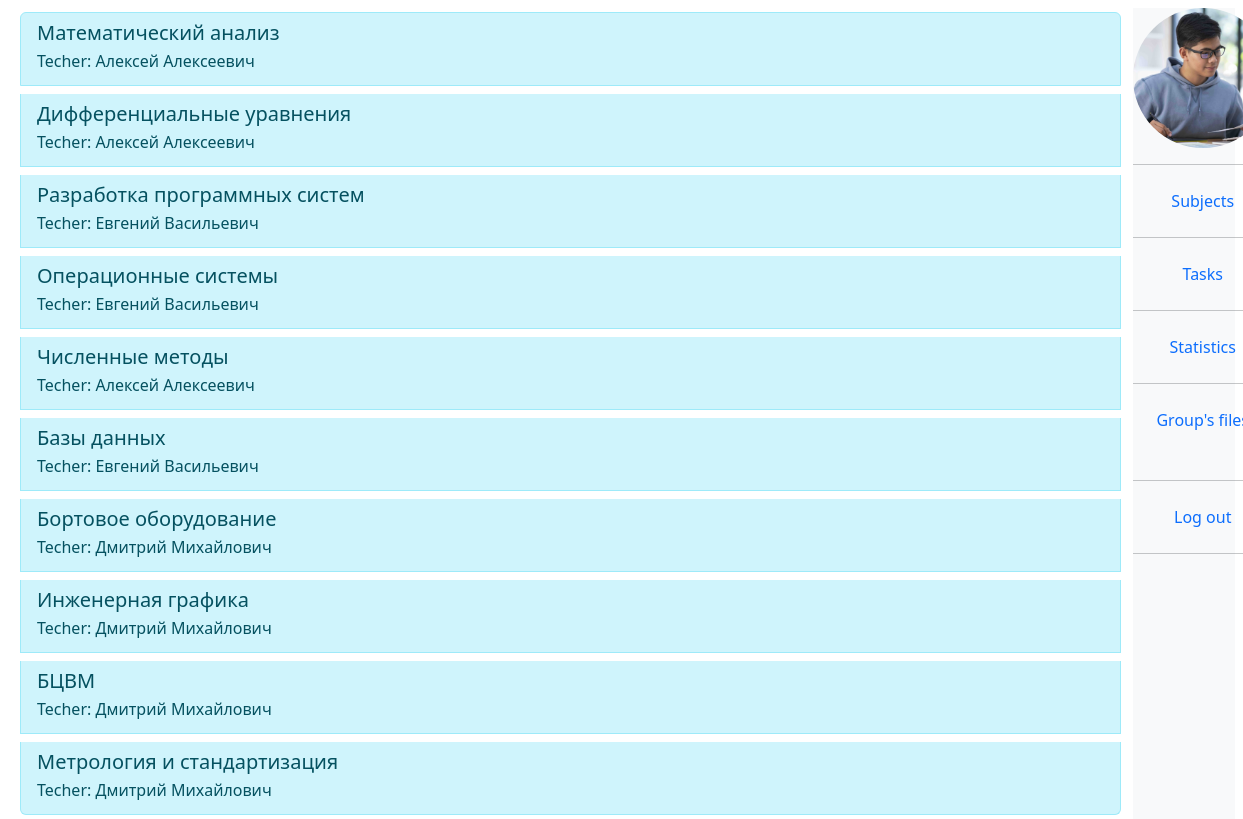
Before: /subjects/ (signed in) with the older database file.
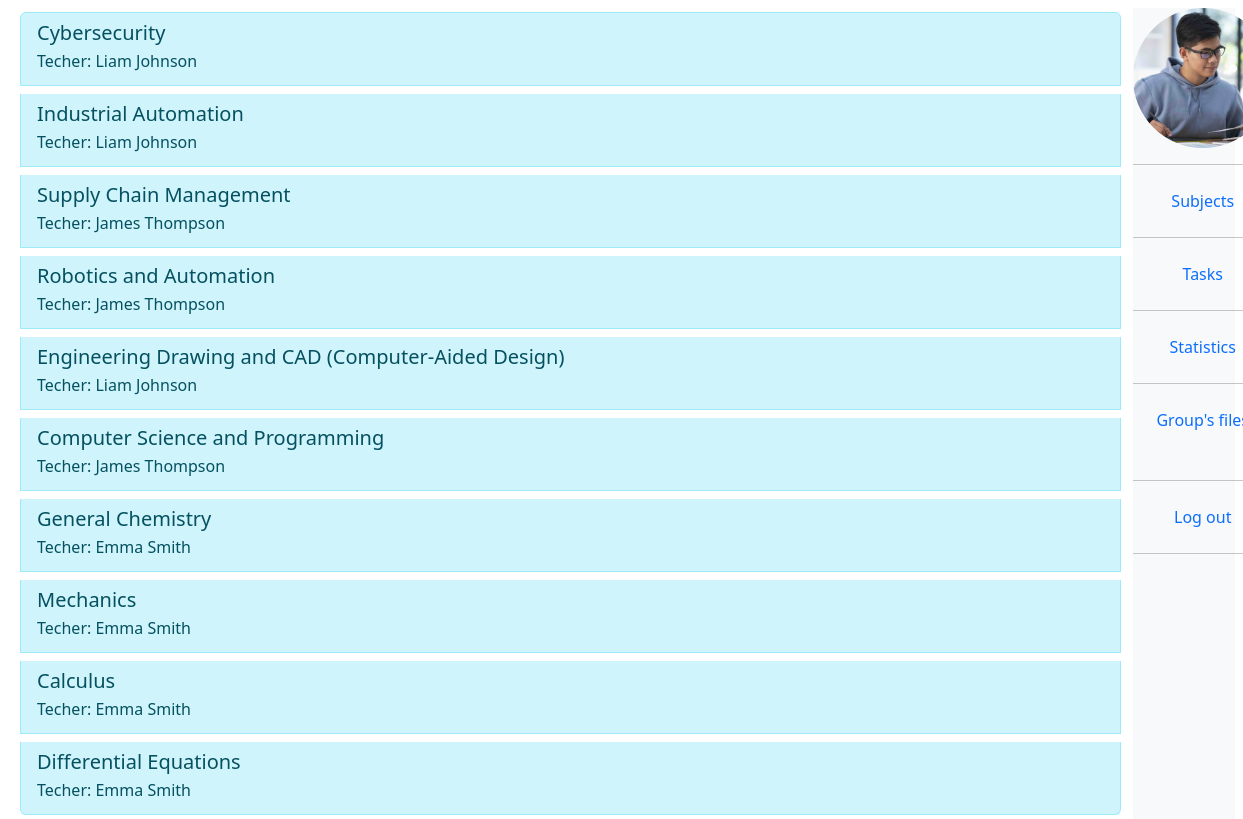
After: the same page with the newer database file.
### univ_app/models.py (models this page shows, shortened)
class Subject(models.Model):
    title = models.CharField(max_length=200, default="", blank=True)
    description = models.TextField(default="", blank=True)
    image = models.ImageField(
        upload_to="uploads/subjects/", blank=True, null=True, default="test.png"
    )
    teacher = models.ForeignKey(
        "Teacher", blank=True, null=True, on_delete=models.SET_NULL
    )
    st_group = models.ForeignKey(
        "StGroup", blank=True, null=True, on_delete=models.SET_NULL
    )
    def __str__(self):
        return self.title

class Teacher(models.Model):
    user = models.OneToOneField(User, null=True, blank=True, on_delete=models.SET_NULL)
    profile_picture = models.ImageField(
        upload_to="uploads/profile_pictures/%Y/", default="teacher.jpg", null=True
    )
    def __str__(self):
        return self.user.first_name

### univ_app/decorators.py (the view)
        def wrapper(request, *args, **kwargs):
            group = None
            if request.user.groups.exists():
                group = request.user.groups.all()[0].name
            if group in allowed_groups:
                return view_func(request, *args, **kwargs)
            return HttpResponse("Permission denied")

### univ_app/templatetags/user_tags.py (called while the page is built)
@register.filter(name="has_group")
def has_group(user, group_name):
    return user.groups.filter(name=group_name).exists()

### univ_app/utils.py (called while the page is built)
def is_teacher(user) -> bool:
    return user.groups.filter(name="teacher").exists()

### univ_app/views.py (called while the page is built)
@allowed_users(allowed_groups=["teacher", "student"])
def ts_subjects(request):
    user = request.user
    if is_teacher(user):
        teacher = user.teacher
        subjects = Subject.objects.all().filter(teacher=teacher)
    else:
        student_group = user.student.st_group
        subjects = Subject.objects.all().filter(st_group=student_group)
    ctx = {
        "subjects": subjects,
    }
    return render(request, "mutual_views/ts_subjects.html", ctx)

### templates/mutual_views/ts_subjects.html (shortened to what this page needs)
{%extends "base.html"%}
{% block ts_subjects %}
{%load user_tags%}
<div class="list-group">
  {%for subject in subjects%}
  <a href="{% url 'ts_subject' subject.id%}" class="list-group-item  list-group-item-info list-group-item-action flex-column align-items-start my-1">
    <div class="d-flex w-100 justify-content-between">
      <h5 class="mb-1">{{subject}} </h5>
    </div>
    <p class="mb-1">
      {% if request.user|has_group:'teacher' %}
      Group: {{subject.st_group}}
      {%else%}
      Techer: {{subject.teacher}}
      {%endif%}
    </p>
  </a>
  {%endfor%}
</div>
{% endblock %}

Changed rows visible on the page:
changed Subject: title "Математический анализ" → "Cybersecurity"; teacher "Алексей Алексеевич" → "Liam Johnson"
changed Subject: title "Дифференциальные уравнения" → "Industrial Automation"; teacher "Алексей Алексеевич" → "Liam Johnson"
changed Subject: title "Разработка программных систем" → "Supply Chain Management"; teacher "Евгений Васильевич" → "James Thompson"
changed Subject: title "Операционные системы" → "Robotics and Automation"; teacher "Евгений Васильевич" → "James Thompson"
changed Subject: title "Численные методы" → "Engineering Drawing and CAD (Computer-Aided Design)"; teacher "Алексей Алексеевич" → "Liam Johnson"
changed Subject: title "Базы данных" → "Computer Science and Programming"; teacher "Евгений Васильевич" → "James Thompson"
changed Subject: title "Бортовое оборудование" → "General Chemistry"; teacher "Дмитрий Михайлович" → "Emma Smith"
changed Subject: title "Инженерная графика" → "Mechanics"; teacher "Дмитрий Михайлович" → "Emma Smith"
changed Subject: title "БЦВМ" → "Calculus"; teacher "Дмитрий Михайлович" → "Emma Smith"
changed Subject: title "Метрология и стандартизация" → "Differential Equations"; teacher "Дмитрий Михайлович" → "Emma Smith"
